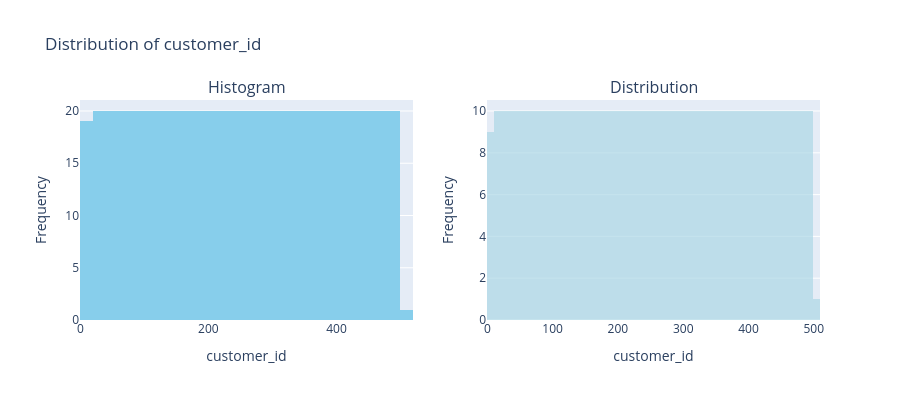
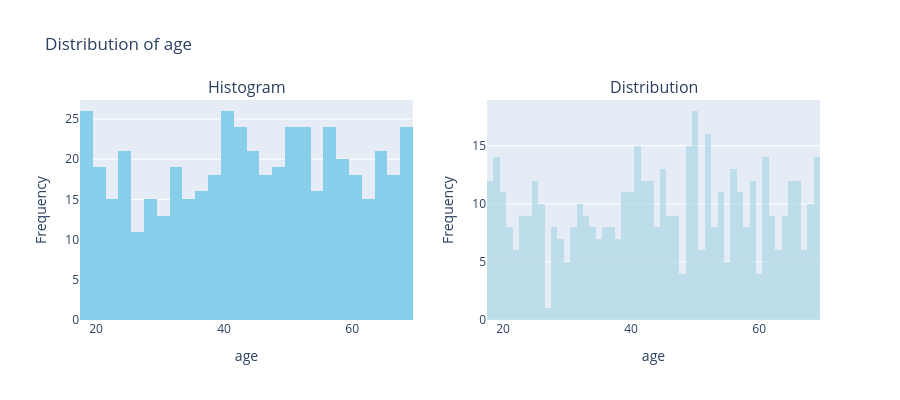
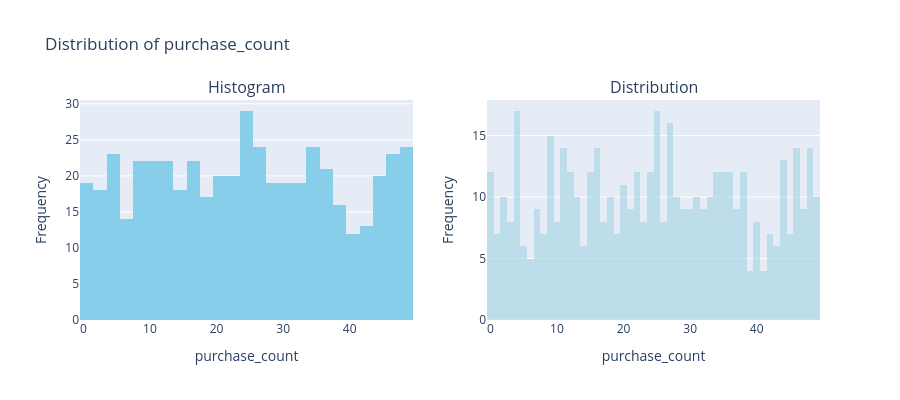

Notebook code for these charts, in order:
### Markdown cell above
## Example 3: Random Seeding - Reproducible Analysis

Use random_seed parameter to ensure exact reproducibility across runs.

### Code cell
print("\n=== Example 3: Random Seeding for Reproducibility ===")
print("Running same analysis twice with fixed random_seed=42...\n")

# Run 1
autolyse_seed1 = Autolyse(
    html=False,
    api_key=GEMINI_KEY,
    random_seed=42,  # Fixed seed
    enable_outliers=True,
    enable_advanced_insights=True
)

results_1 = autolyse_seed1.analyse(ecommerce_df, show_progress=False)

# Run 2 - same seed
autolyse_seed2 = Autolyse(
    html=False,
    api_key=GEMINI_KEY,
    random_seed=42,  # Same seed
    enable_outliers=True,
    enable_advanced_insights=True
)

results_2 = autolyse_seed2.analyse(ecommerce_df, show_progress=False)

print("Results comparison (should be identical with same seed):")
outliers_1 = results_1.get('outliers', {}).get('iqr_method', {})
outliers_2 = results_2.get('outliers', {}).get('iqr_method', {})

if outliers_1 == outliers_2:
    print("  ✓ Outlier detection results: IDENTICAL")
else:
    print("  ✗ Outlier detection results: DIFFERENT")

### Figure 1 — Plotly figure (JSON) as saved in the notebook; plotly's stock layout.template omitted (floating-point values rounded to 4 significant figures; data arrays with more than 128 entries replaced by an {"elided": "..."} marker saying what was removed)
{"data": [{"marker": {"color": "skyblue"}, "name": "Histogram", "nbinsx": 30, "showlegend": false, "type": "histogram", "x": {"elided": "500 int values"}, "xaxis": "x", "yaxis": "y"}, {"cumulative": {"enabled": false}, "marker": {"color": "lightblue"}, "name": "Distribution", "nbinsx": 60, "opacity": 0.7, "showlegend": false, "type": "histogram", "x": {"elided": "500 int values"}, "xaxis": "x2", "yaxis": "y2"}], "layout": {"annotations": [{"font": {"size": 16}, "showarrow": false, "text": "Histogram", "x": 0.225, "xanchor": "center", "xref": "paper", "y": 1, "yanchor": "bottom", "yref": "paper"}, {"font": {"size": 16}, "showarrow": false, "text": "Distribution", "x": 0.775, "xanchor": "center", "xref": "paper", "y": 1, "yanchor": "bottom", "yref": "paper"}], "height": 400, "hovermode": "x unified", "showlegend": false, "title": {"text": "Distribution of customer_id"}, "xaxis": {"anchor": "y", "domain": [0, 0.45], "title": {"text": "customer_id"}}, "xaxis2": {"anchor": "y2", "domain": [0.55, 1], "title": {"text": "customer_id"}}, "yaxis": {"anchor": "x", "domain": [0, 1], "title": {"text": "Frequency"}}, "yaxis2": {"anchor": "x2", "domain": [0, 1], "title": {"text": "Frequency"}}}}

### Figure 2 — Plotly figure (JSON) as saved in the notebook; plotly's stock layout.template omitted (floating-point values rounded to 4 significant figures; data arrays with more than 128 entries replaced by an {"elided": "..."} marker saying what was removed)
{"data": [{"marker": {"color": "skyblue"}, "name": "Histogram", "nbinsx": 30, "showlegend": false, "type": "histogram", "x": {"elided": "500 int values"}, "xaxis": "x", "yaxis": "y"}, {"cumulative": {"enabled": false}, "marker": {"color": "lightblue"}, "name": "Distribution", "nbinsx": 60, "opacity": 0.7, "showlegend": false, "type": "histogram", "x": {"elided": "500 int values"}, "xaxis": "x2", "yaxis": "y2"}], "layout": {"annotations": [{"font": {"size": 16}, "showarrow": false, "text": "Histogram", "x": 0.225, "xanchor": "center", "xref": "paper", "y": 1, "yanchor": "bottom", "yref": "paper"}, {"font": {"size": 16}, "showarrow": false, "text": "Distribution", "x": 0.775, "xanchor": "center", "xref": "paper", "y": 1, "yanchor": "bottom", "yref": "paper"}], "height": 400, "hovermode": "x unified", "showlegend": false, "title": {"text": "Distribution of age"}, "xaxis": {"anchor": "y", "domain": [0, 0.45], "title": {"text": "age"}}, "xaxis2": {"anchor": "y2", "domain": [0.55, 1], "title": {"text": "age"}}, "yaxis": {"anchor": "x", "domain": [0, 1], "title": {"text": "Frequency"}}, "yaxis2": {"anchor": "x2", "domain": [0, 1], "title": {"text": "Frequency"}}}}

### Figure 3 — Plotly figure (JSON) as saved in the notebook; plotly's stock layout.template omitted (floating-point values rounded to 4 significant figures; data arrays with more than 128 entries replaced by an {"elided": "..."} marker saying what was removed)
{"data": [{"marker": {"color": "skyblue"}, "name": "Histogram", "nbinsx": 30, "showlegend": false, "type": "histogram", "x": {"elided": "500 int values"}, "xaxis": "x", "yaxis": "y"}, {"cumulative": {"enabled": false}, "marker": {"color": "lightblue"}, "name": "Distribution", "nbinsx": 60, "opacity": 0.7, "showlegend": false, "type": "histogram", "x": {"elided": "500 int values"}, "xaxis": "x2", "yaxis": "y2"}], "layout": {"annotations": [{"font": {"size": 16}, "showarrow": false, "text": "Histogram", "x": 0.225, "xanchor": "center", "xref": "paper", "y": 1, "yanchor": "bottom", "yref": "paper"}, {"font": {"size": 16}, "showarrow": false, "text": "Distribution", "x": 0.775, "xanchor": "center", "xref": "paper", "y": 1, "yanchor": "bottom", "yref": "paper"}], "height": 400, "hovermode": "x unified", "showlegend": false, "title": {"text": "Distribution of purchase_count"}, "xaxis": {"anchor": "y", "domain": [0, 0.45], "title": {"text": "purchase_count"}}, "xaxis2": {"anchor": "y2", "domain": [0.55, 1], "title": {"text": "purchase_count"}}, "yaxis": {"anchor": "x", "domain": [0, 1], "title": {"text": "Frequency"}}, "yaxis2": {"anchor": "x2", "domain": [0, 1], "title": {"text": "Frequency"}}}}
